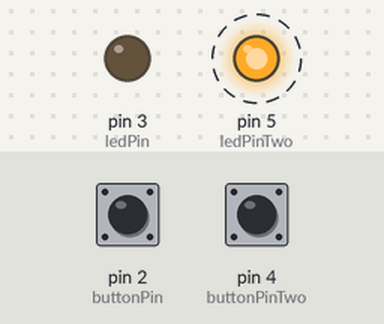
Simulated run of this sketch. Board: Arduino Uno, built with avr-gcc and run on an emulated ATmega328P. Parts: output pins drawn as LEDs (lit = HIGH). Dashed ring = blinking. Inputs (shaded band) come from the test bench; at power-on: pin 2 (buttonPin) HIGH, pin 4 (buttonPinTwo) HIGH.

Above: at 5.2 s.
5.3 s: pin 2 (buttonPin) pulled LOW for 2.55 s
At 7.1 s:
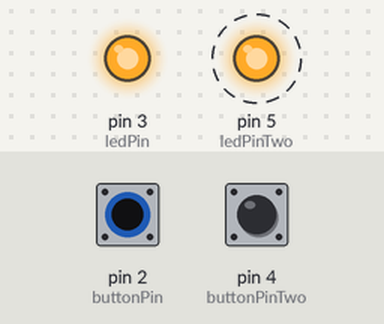
Timing chart, 0 to 16.5 s (numbered marks = the images above; inputs shaded):
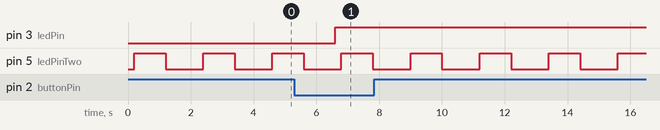

Measured:
- after the input at 5.3 s, pin 3 (ledPin): LOW → HIGH after 1.3 s
- by itself, pin 5 (ledPinTwo): alternates HIGH for 1.0 s and LOW for 1.2 s

The sketch:

sketch_feb10a.ino
```cpp
//Constants
const int buttonPin = 2;  //yellow
const int ledPin =  3;    //orange
const int buttonPinTwo = 4;
const int ledPinTwo =  5;

//Variables
int buttonState = 0;
int flag=0;
int buttonStateTwo = 0;
int flagTwo=0;

void setup() {
  //Input or output?
  pinMode(ledPin, OUTPUT);
  pinMode(buttonPin, INPUT_PULLUP);
  pinMode(ledPinTwo, OUTPUT);
  pinMode(buttonPinTwo, INPUT_PULLUP);
}

void loop(){
  //Read button state (pressed or not pressed?)
  buttonState = digitalRead(buttonPin);

  //If button pressed...
  if (buttonState == LOW) {
    //...ones, turn led on!
    if ( flag == 0){
      digitalWrite(ledPin, HIGH);
      flag=1; //change flag variable
    }
    //...twice, turn led off!
    else if ( flag == 1){
      digitalWrite(ledPin, LOW);
      flag=0; //change flag variable again
    }
  }
  delay(200); //Small delay

  buttonStateTwo = digitalRead(buttonPinTwo);

{
  digitalWrite(ledPinTwo, HIGH);
  delay(1000);
  digitalWrite(ledPinTwo, LOW);
  delay(1000);
}

}
```
